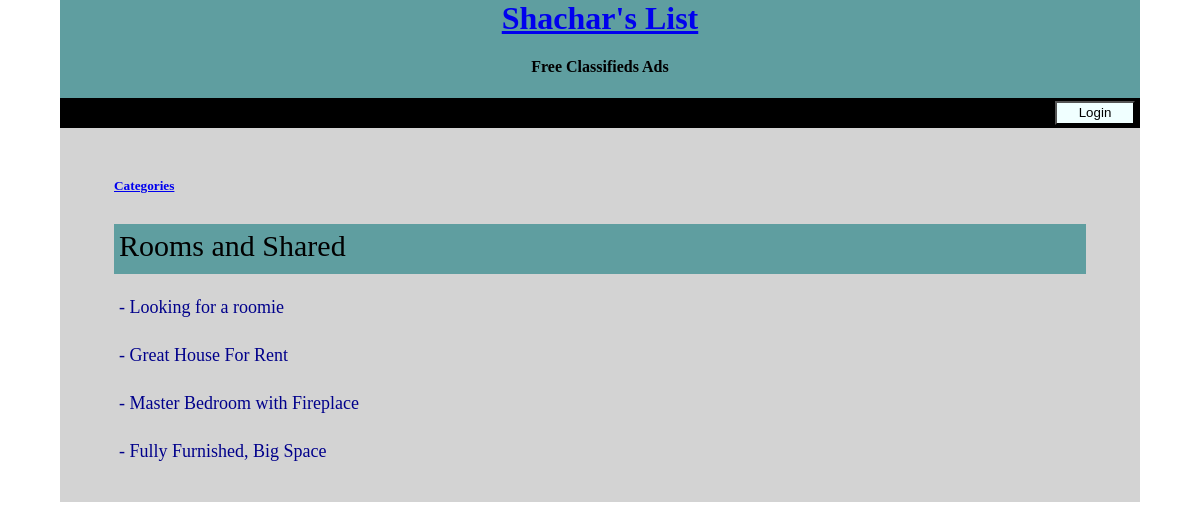
Page /PostsPage.php on the committed database.
### tables this page shows
CREATE TABLE IF NOT EXISTS `SubCategory` (
`subcategory_id` int(11) NOT NULL,
  `category_id` int(11) DEFAULT NULL,
  `subcategory_name` varchar(100) DEFAULT NULL
);

CREATE TABLE IF NOT EXISTS `Posts` (
`post_id` int(11) NOT NULL,
  `title` varchar(100) DEFAULT NULL,
  `price` varchar(50) DEFAULT NULL,
  `description` longtext,
  `email` varchar(50) DEFAULT NULL,
  `agreement` varchar(255) DEFAULT NULL,
  `timestamp` timestamp NOT NULL DEFAULT CURRENT_TIMESTAMP ON UPDATE CURRENT_TIMESTAMP,
  `image1` varchar(100) DEFAULT NULL,
  `image2` varchar(100) DEFAULT NULL,
  `image3` varchar(100) DEFAULT NULL,
  `image4` varchar(100) DEFAULT NULL,
  `subcategory_id` int(11) DEFAULT NULL,
  `location_id` int(11) DEFAULT NULL
);

### UserHandler.php (called while the page is built, shortened)
<?php
class userHandler {
	function isActiveSession() {
		if (isset($_SESSION["un"]) && isset($_SESSION["up"])) {
			return true;
		}
		else {
			return false;
		}
	}
}
?>

### DBReader.php (called while the page is built, shortened)
<?php
include_once("UserHandler.php");
class dbReader {
	function getCategoryItem($subId) {
		$user_handler = new userHandler();
		$conn = $user_handler->getConnection();
		if ($conn != null) {
			$query = mysqli_query($conn, "SELECT * FROM SubCategory WHERE subcategory_id = '$subId'");
			if ($query) {
				$row = mysqli_fetch_array($query);
				if (count($row) > 0) {
					return $row;
				}
			}
		}
	}
	function getPosts($subId, $loc_id) {
		$user_handler = new userHandler();
		$conn = $user_handler->getConnection();
		if ($conn != null) {
			$query = mysqli_query($conn, "SELECT * FROM Posts WHERE subcategory_id = '$subId' AND location_id = '$loc_id'");
			if ($query) {
				$rows = mysqli_fetch_all($query,MYSQLI_ASSOC);
				if (count($rows) > 0) {
					return $rows;
				}
			}
		}
	}
}
?>

### PostsPage.php (the view, shortened to what this page needs)
<?php
	include_once("UserHandler.php");
	$user_handler = new userHandler();
	$isAuth = $user_handler->isActiveSession();
	include_once("DBReader.php");
	$db_reader = new dbReader();
	$catId = isset($_GET['catid']) ? $_GET['catid'] : 1;
	$locId = isset($_GET['locid']) ? $_GET['locid'] : 1;
	$catItem = $db_reader->getCategoryItem($catId);
	$catName = $catItem["subcategory_name"];
	$posts = $db_reader->getPosts($catId, $locId);
?>
<html>
<head>
<link rel="stylesheet" type="text/css" href="style.css">
</head>
<body>
<div class="pageClass">
<div class="header">
    <a href="index.php"><h1>Shachar's List</a></h1>
    <h4>Free Classifieds Ads</h4>
    <div class="menuRow">
        <?php
        		if ($isAuth == false) {
        			echo("<button class=\"logButton\" onclick=\"parent.location='loginPage.php'\">Login</button>");
        		}
				else {
					print("<button class=\"menuButton\" onclick=\"parent.location='postAd.php'\">Post Ad</button>");
					print("<button class=\"logButton\" onclick=\"javascript:doLogout();\">Logout</button>");
				}
        ?>
    </div>
</div>
<br><br>
<div class="regionsHolder">
<?php
	echo("<h5 style='margin-left:5%'><a href='#' onclick='showLocation(\"\", \"$locId\");'>Categories</a></h5>");
	echo("<div class='regionRow'>");
	echo("<div class='catNameRow'><p class='catP'>$catName</p></div>");
	echo("</div>");
	for ($j=0;$j<count($posts);$j++) {
		$post = $posts[$j];
		$postTitle = $post["title"];
		$postId = $post["post_id"];
		echo("<div class='postRowB'><p class='postP'><a href='javascript:showPost(\"$postId\",\"$catName\");'>- $postTitle</a></div>");
	}
	echo("</div><br><br>");
?>
</div>
<br><br>
</body>
</html>

### style.css (style rules this page uses)
body { background-color:#fff; margin: 0 0; padding: 0 0; }
.pageClass { width: 90%; margin-left: 5%; background-color: lightgrey; }
.header { text-align: center; width: 100%; height: 120px; background-color:cadetblue; }
.menuRow { width:100%; height:30px; background-color:black; text-color: #fff; text-align: left; }
.logButton { float: right; width: 80px; height: 24px; text-align: center; margin-right: 5px; background-color: azure; margin-top: 3px; }
.regionsHolder { white-space:normal; width: 100%; overflow: hidden; }
.regionRow { margin-top:10px; margin-left:5%; width: 90%; background-color: #fff; }
.catNameRow { width: 100%; height: 50px; margin-top:2px; font-size: 30px; background-color: cadetblue; }
.catP { margin-left:5px; padding-top: 5px; text-decoration: bold; }
.postRowB { width: 90%; height: 30px; margin-left: 5%; }
.postP { margin-left:5px; padding-top: 5px; font-size: 18px; }
.postP a { text-decoration: none; color: darkblue; }

### rows in the picture
subcategory: subcategory_name "Rooms and Shared"
posts: title "Looking for a roomie"
posts: title "Great House For Rent"
posts: title "Master Bedroom with Fireplace"
posts: title "Fully Furnished, Big Space"
